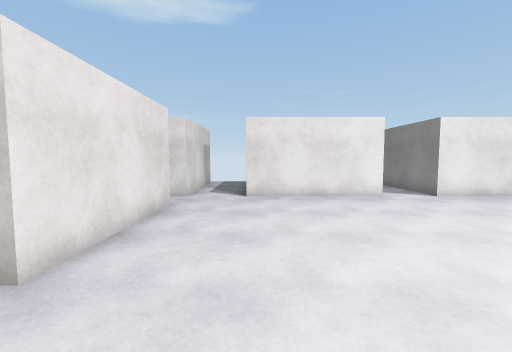
view 1 (above)

23 first-person views from a walk through a 3-D level made in the Unity game engine. The camera is 1.4 m above the floor, tilts 4° down and sees 90° across. The floor is counted in squares, 1 m on a side. Each view is taken from the middle of a square. On the plan, view 1 faces up. The plan holds only what a view shows up to about 13 squares ahead; the rest is blank. The place goes on beyond the plan. The player character is not drawn. Surface patterns are stand-ins for the level's own textures.

view 2
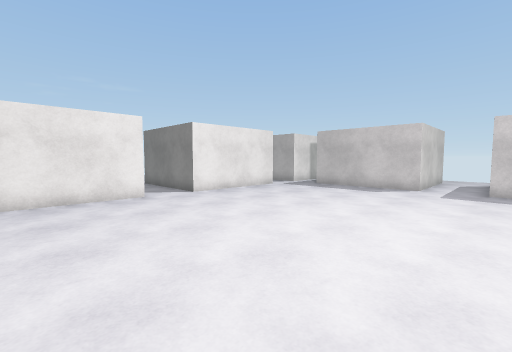

view 3
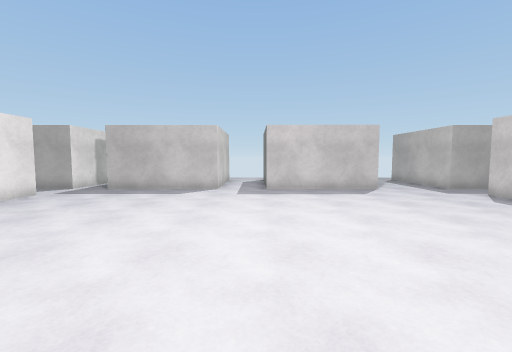

view 4
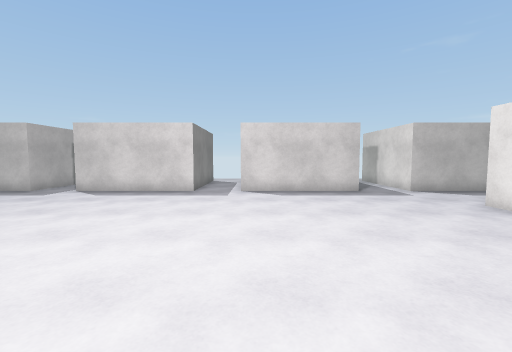

view 5
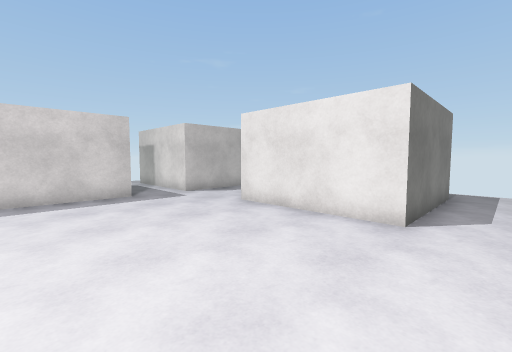

view 6
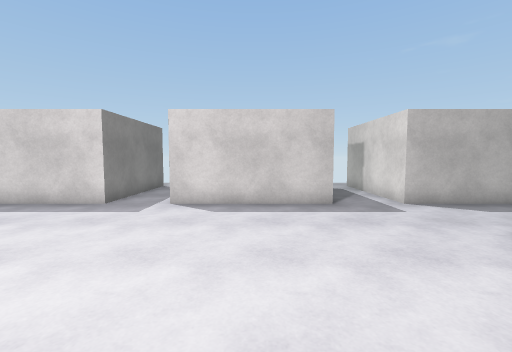

view 7
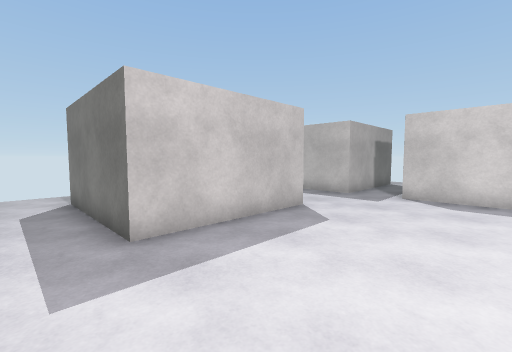

view 8
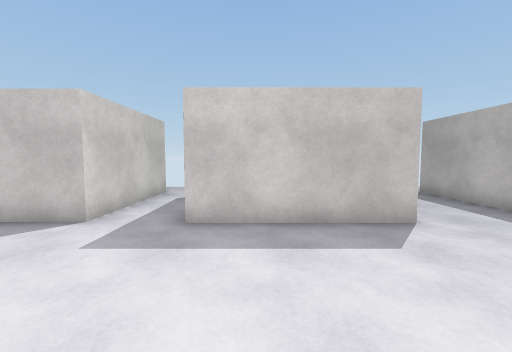

view 9
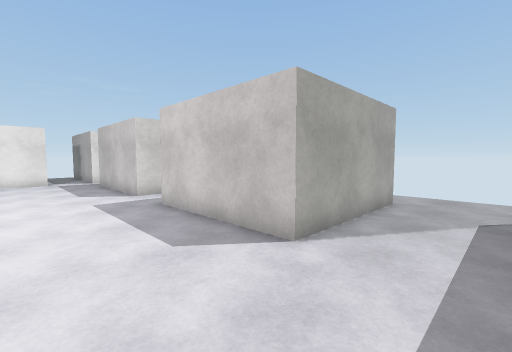

view 10
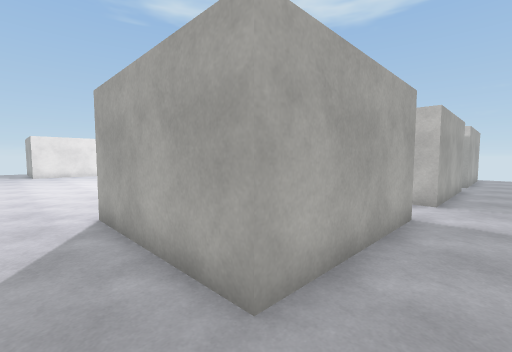

view 11
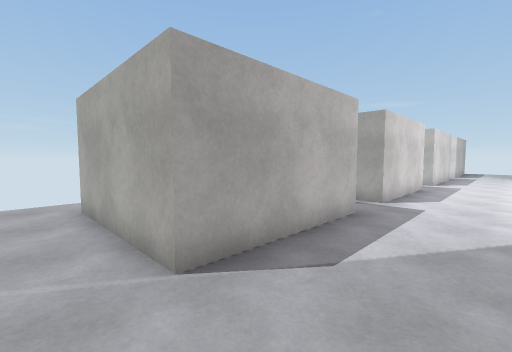

view 12
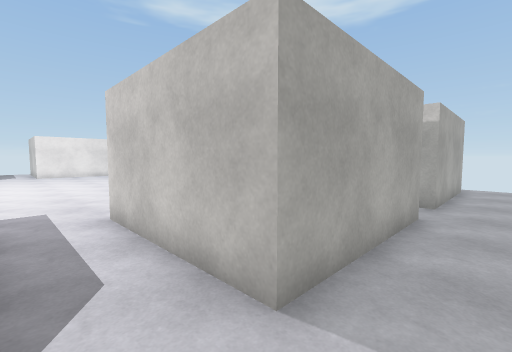

view 13
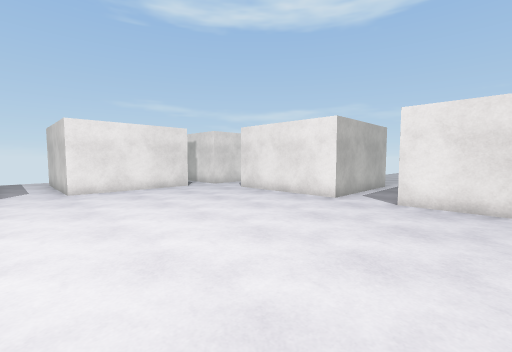

view 14
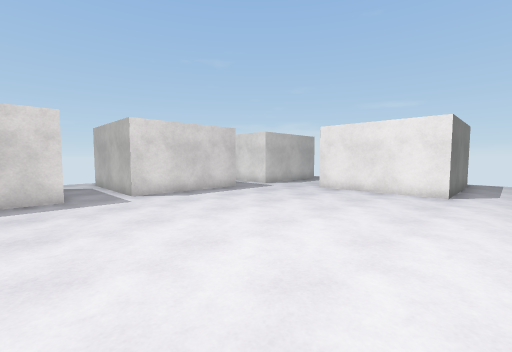

view 15
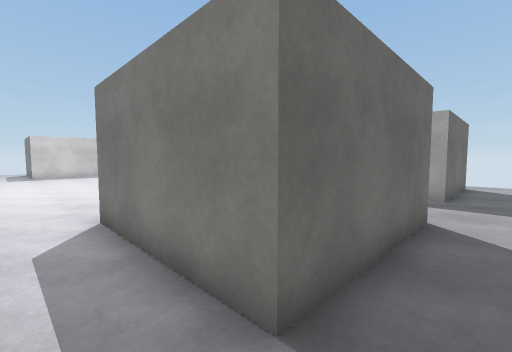

view 16
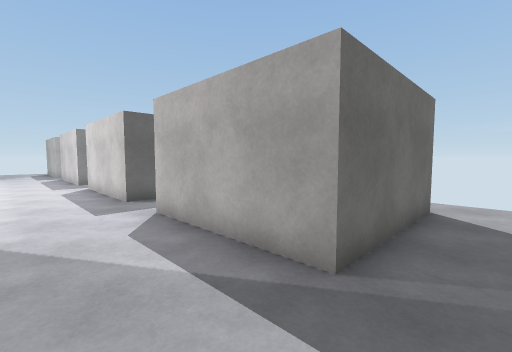

view 17
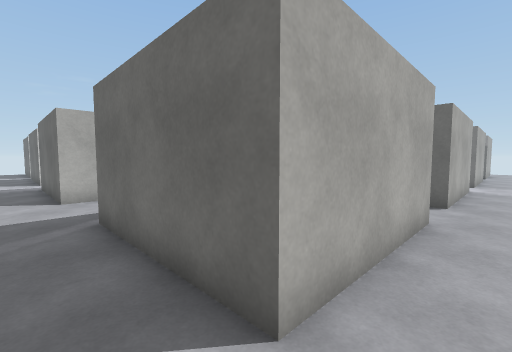

view 18
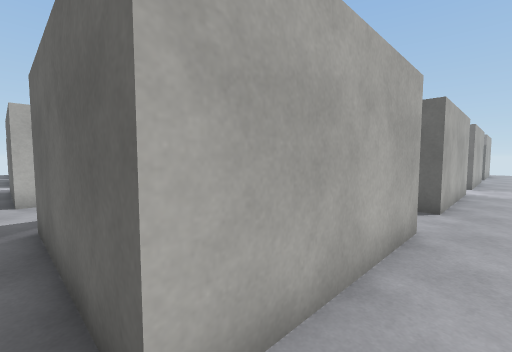

view 19
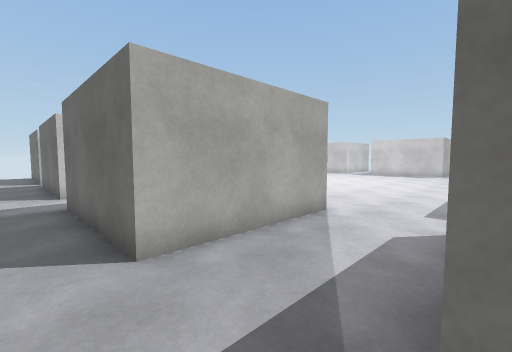

view 20
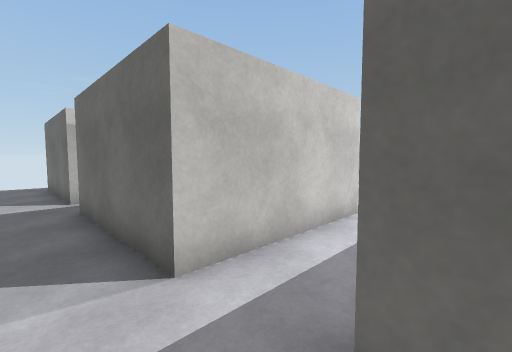

view 21
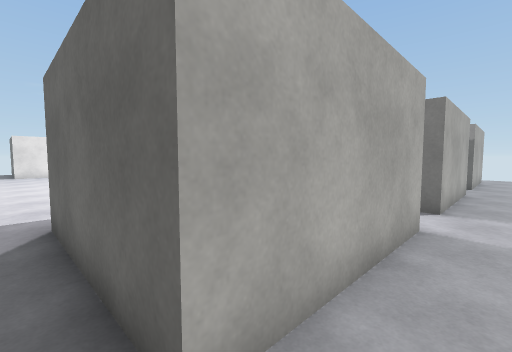

view 22
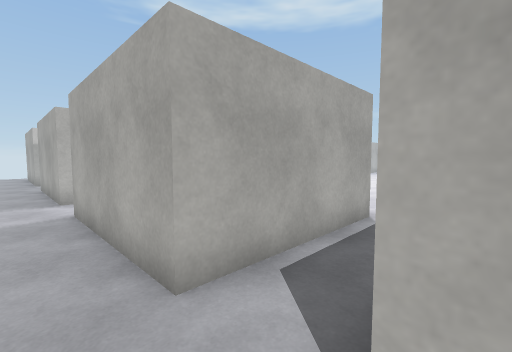

view 23
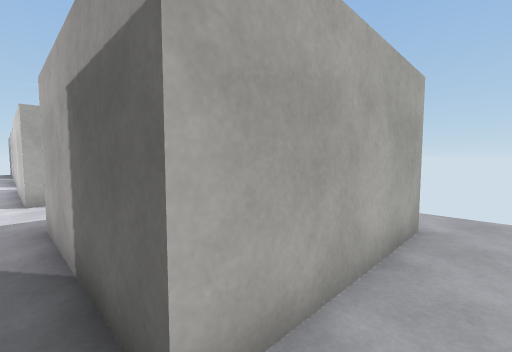

### Floor plan
Points are (right, up) in squares from view 1. A wall is a line through its corners. A room is listed if a view was taken in it or the views show most of it. See-through windows are left out.
Room 1 (views 1, 2, 3, 4, 5, 6, 7, 8, 9, 10, 11, 12, 13, 14, 15, 16, 17, 18, 19, 20, 21)
walls: (4.6, -7.8) (4.6, -12.8) (-0.4, -12.8) (-0.4, -7.8) (4.6, -7.8); (-2.6, 0.5) (-2.6, -4.5) (-7.8, -4.5) (-7.8, 0.5) (-2.6, 0.5); (13.6, 0.5) (18.6, 0.5) (18.6, -4.5) (13.6, -4.5) (13.6, 0.5); (-2.6, -7.8) (-2.6, -12.8) (-7.6, -12.8) (-7.6, -7.8) (-2.6, -7.8); (4.8, 9.3) (-0.4, 9.3); (-2.6, 7.8) (-2.6, 2.7) (-7.6, 2.7) (-7.6, 7.8); (6.6, -12.8) (6.6, -7.8) (11.6, -7.8) (11.6, -12.8); (11.8, 9.3) (6.6, 9.3); (13.6, -12.8) (13.6, -7.8) (18.6, -7.8) (18.6, -12.8); (18.6, 7.8) (18.6, 2.7) (13.6, 2.7) (13.6, 7.8)
ways out: opening at (13, -12) to room 2; opening at (19, -14) to room 2; opening at (5, -13)
Room 2 (views 22, 23)
walls: (18.6, -12.8) (13.6, -12.8)
ways out: opening at (13, -12) to room 1; opening at (19, -14) to room 1; opening at (11, -14)

Where each view was taken, in squares from view 1:
view 1: 0 up, 0 right, facing up
view 2: 0 up, 1 right, facing up-right
view 3: 1 up, 2 right, facing right
view 4: 3 up, 4 right, facing down
view 5: 2 up, 3 right, facing down-left
view 6: 0 up, 2 right, facing down
view 7: 2 up, 9 right, facing down-right
view 8: 1 down, 8 right, facing right
view 9: 7 down, 10 right, facing up-right
view 10: 6 down, 20 right, facing up-left
view 11: 5 down, 20 right, facing down-left
view 12: 1 up, 20 right, facing up-left
view 13: 1 up, 9 right, facing up-left
view 14: 2 up, 8 right, facing down-left
view 15: 2 up, 9 left, facing down-right
view 16: 5 down, 9 left, facing down-right
view 17: 14 down, 9 left, facing up-right
view 18: 14 down, 8 left, facing up-right
view 19: 8 down, 9 left, facing up-right
view 20: 0 up, 9 left, facing up-right
view 21: 14 down, 1 left, facing up-right
view 22: 14 down, 14 right, facing up-left
view 23: 14 down, 13 right, facing up-right
